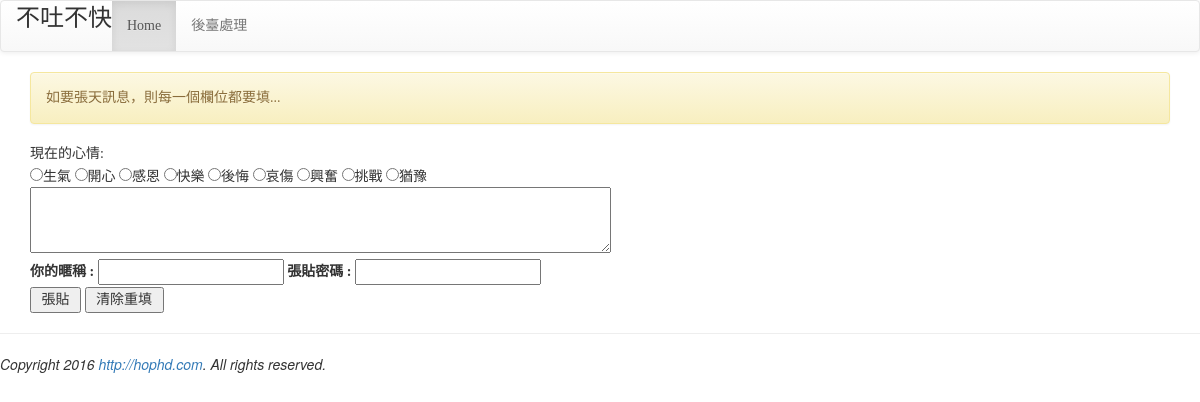
Page /post/ on the committed database.
### mysite/models.py (models this page shows, shortened)
class Mood(models.Model):
    status = models.CharField(max_length=10, null=False)

### mysite/views.py (the view)
# urls.py: path('post/', posting),
def posting(request):
    moods = models.Mood.objects.all()
    try:
        user_id = request.POST['user_id']
        user_pass = request.POST['user_pass']
        user_post = request.POST['user_post']
        user_mood = request.POST['mood']
    except:
        user_id = None
        message = '如要張天訊息，則每一個欄位都要填...'
    if user_id != None:
        mood = models.Mood.objects.get(status=user_mood)
        post = models.Post.objects.create(mood=mood, nickname=user_id, del_pass=user_pass, message=user_post)
        post.save()
        message='成功儲存!請記得你的編輯密碼[{}]!，訊息須經審查後才會顯示。'.format(user_pass)
    return render(request, 'posting.html', locals())

### mysite/templates/posting.html (shortened to what this page needs)
{% extends "base.html" %}
{% block content %}
<div class='container'>
{% if message %}
    <div class='alert alert-warning'>{{ message }}</div>
{% endif %}
<form name='my form' action='/' method='GET'>
    現在的心情:<br/>
    {% for m in moods %}
    <input type='radio' name='mood' value='{{ m.status }}'>{{ m.status }}
    {% endfor %}
    <br/>
    <textarea name='user_post' rows=3 cols=70></textarea><br/>
    <label for='user_id'>你的暱稱 : </label>
    <input id='user_id' type='text' name='user_id'>
    <label for='user_pass'>張貼密碼 : </label>
    <input id='user_pass' type='password' name='user_pass'><br/>
    <input type='submit' value=' 張貼 '>
    <input type='reset' value=' 清除重填 '>
</form>
</div>
{% endblock %}

### mysite/templates/base.html (style rules this page uses)
h1, h2, h3, h4, h5, p, div { font-family: 微軟正黑體; }

### rows in the picture
Mood: status "生氣"
Mood: status "開心"
Mood: status "感恩"
Mood: status "快樂"
Mood: status "後悔"
Mood: status "哀傷"
Mood: status "興奮"
Mood: status "挑戰"
Mood: status "猶豫"

### other values in the picture
{{ message }} "如要張天訊息，則每一個欄位都要填..."
